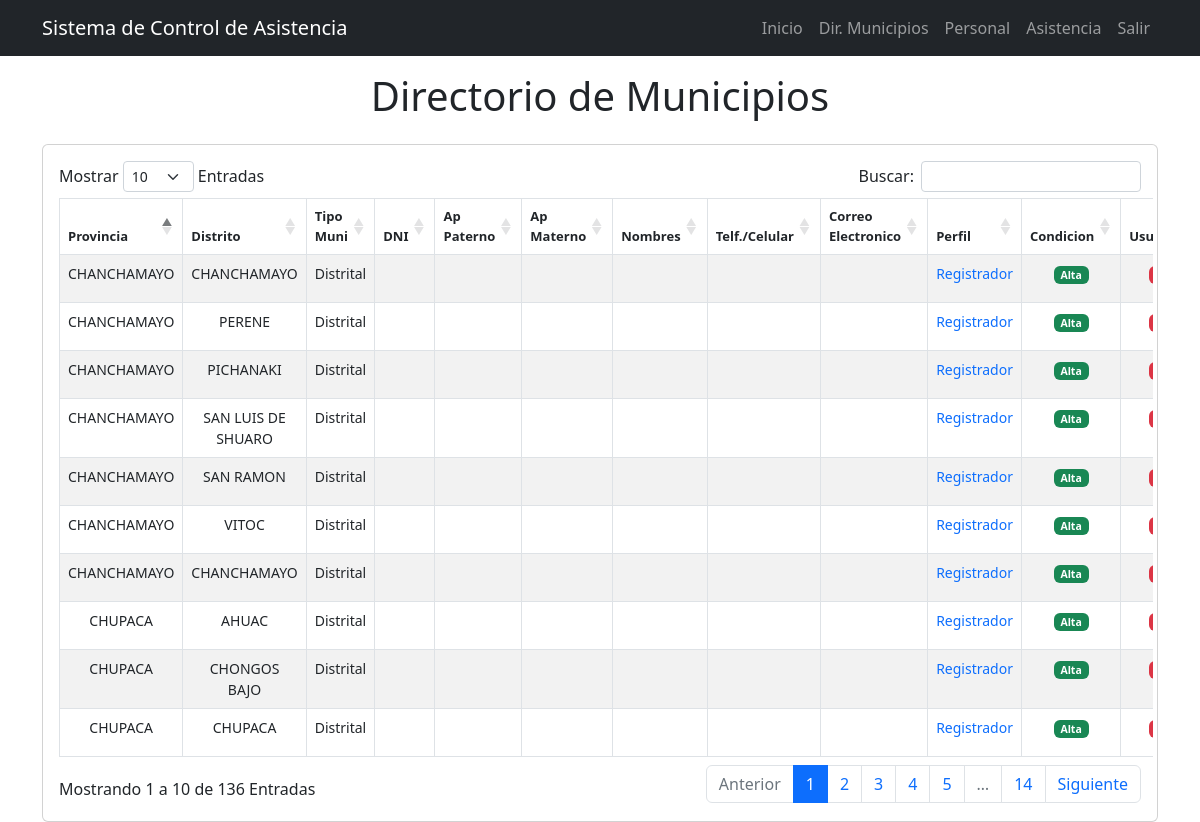
The app's page /filiacion/ (signed in) with its own data.
### filiacion/models.py (models this page shows, shortened)
class Filiacion(models.Model):
    TIPO_MUNICIPALIDAD = [
                ('Provincial', 'Provincial'),
                ('Distrital', 'Distrital'),
            ]
    PERFIL = [
                ('Administrador', 'Administrador'),
                ('Registrador', 'Registrador'),
            ]
    CONDICION = [
                    ('Alta', 'Alta'),
                    ('Baja', 'Baja'),
                ]
    CUENTA_USUARIO = [
                    ('Si', 'Si'),
                    ('No', 'No'),
                    ('Espera respuesta MINSA', 'Espera respuesta MINSA'),
                ]
    provincia = models.CharField(max_length=100,null=True, blank=True)
    distrito = models.CharField(max_length=100,null=True, blank=True)
    tipo_municipalidad = models.CharField(choices=TIPO_MUNICIPALIDAD, max_length=100, null=True, blank=True)
    documento_identidad = models.CharField(max_length=100,null=True, blank=True)
    apellido_paterno = models.CharField(max_length=100,null=True, blank=True)
    apellido_materno = models.CharField(max_length=200,null=True, blank=True)
    nombres = models.CharField(max_length=200,null=True, blank=True)
    telefono = models.CharField(max_length=200,null=True, blank=True)
    correo_electronico = models.CharField(max_length=200,null=True, blank=True)
    perfil = models.CharField(choices=PERFIL,max_length=100,null=True, blank=True)
    condicion = models.CharField(choices=CONDICION,max_length=100,null=True, blank=True)
    cuenta_usuario = models.CharField(choices=CUENTA_USUARIO,max_length=100,null=True, blank=True)
    contraseña_usuario = models.CharField(max_length=100,null=True, blank=True)
    req_formato = models.FileField(upload_to="filiacion/formato/",null=True, blank=True)
    dateTimeOfUpload_req_formato = models.DateTimeField(auto_now = True,null=True, blank=True)
    req_generales_excel = models.FileField(upload_to="filiacion/excel/",null=True, blank=True)
    dateTimeOfUpload_generales_excel = models.DateTimeField(auto_now = True,null=True, blank=True)

### filiacion/views.py (the view)
# urls.py: path('filiacion/', views.filiacion, name='filiacion'),
@login_required
def filiacion(request):
    filiaciones = Filiacion.objects.all()
    context = {
                'filiaciones': filiaciones,
                }
    return render(request, 'filiacion.html', context)

### filiacion/templates/filiacion.html (shortened to what this page needs)
{% extends 'base.html' %}
{% block content %}
<main class="container">
    <div class="display-1 text-center py-3">
      <h1>Directorio de Municipios</h1>
    </div>
  <section class="card card-body">
    <div class="row">
      <div class="table-responsive">
        <table id="table_padron_municipal" class="table table-bordered table-hover table-striped">
          <thead class="text-center" style="font-size: 13px;">
            <tr>
              <th>Provincia</th>
              <th>Distrito</th>
              <th>Tipo Muni</th>
              <th>DNI</th>
              <th>Ap Paterno</th>
              <th>Ap Materno</th>
              <th>Nombres</th>
              <th>Telf./Celular</th>
              <th>Correo Electronico</th>
              <th>Perfil</th>
              <th>Condicion</th>
              <th>Usuario</th>
            </tr>
          </thead>
          <tbody class="text-center" style="font-size: 14px;" >
              {% for filiacion in filiaciones %}
              <tr>
                <td>{{ filiacion.provincia }}</td>
                <td>{{ filiacion.distrito }}</td>
                <td>{{ filiacion.tipo_municipalidad }}</td>
                <td class="text-primary">{{ filiacion.documento_identidad }}</td>
                <td class="text-primary">{{ filiacion.apellido_paterno }}</td>
                <td class="text-primary">{{ filiacion.apellido_materno }}</td>
                <td class="text-primary">{{ filiacion.nombres }}</td>
                <td class="text-primary">{{ filiacion.telefono }}</td>
                <td class="text-primary">{{ filiacion.correo_electronico }}</td>
                <td class="text-primary">{{ filiacion.perfil }}</td>
                {% if filiacion.condicion == "Alta" %}
                <td>
                  <span class="badge bg-success">{{ filiacion.condicion }}</span>
                </td>
                {% else %}
                <td>
                  <span class="badge bg-danger">{{ filiacion.condicion }}</span>
                </td>
                {% endif %}
                {% if filiacion.cuenta_usuario == "Si" %}
                <td>
                  <span class="badge bg-success">{{ filiacion.cuenta_usuario }}</span>
                </td>
                {% else %}
                <td>
                  <span class="badge bg-danger">{{ filiacion.cuenta_usuario }}</span>
                </td>
                {% endif %}
              </tr>
            {% endfor %}
          </tbody>
        </table>
      </div>
    </div>
  </section>
</main>
{% endblock %}

### filiacion/templates/base.html (shortened to what this page needs)
{% load static %}
<!DOCTYPE html>
<html lang="es">
  <head>
    <link rel="stylesheet" href="https://cdn.jsdelivr.net/npm/bootstrap@5.2.0/dist/css/bootstrap.min.css">
    <link rel="stylesheet" href="{% static 'css/dataTables.bootstrap5.min.css' %}">
    <link rel="stylesheet" href="https://cdnjs.cloudflare.com/ajax/libs/font-awesome/5.15.1/css/all.min.css" />
  </head>
  <body>
    {% include '_navbar.html' %}
    {% block content %}
    {% endblock %}
  </body>
</html>

### filiacion/templates/_navbar.html (shortened to what this page needs)
<nav class="navbar navbar-expand-lg navbar-dark bg-dark">
  <div class="container">
    <a class="navbar-brand" href="/">Sistema de Control de Asistencia</a>
    <div class="collapse navbar-collapse" id="navbarNav">
      <ul class="navbar-nav ms-auto">
        <li class="nav-item">
          <a href="/" class="nav-link">Inicio</a>
        </li>
        {% if user.is_authenticated %}
          <li class="nav-item">
            <a href="/filiacion" class="nav-link">Dir. Municipios</a>
          </li>
          <li class="nav-item">
            <a href="/filiacion" class="nav-link">Personal</a>
          </li>
          <li class="nav-item">
            <a href="#" class="nav-link">Asistencia</a>
          </li>
          <li class="nav-item">
            <a href="/logout" class="nav-link">Salir</a>
          </li>
        {% else %}
          <li class="nav-item">
            <a href="/signin" class="nav-link" >Ingresar</a>
          </li>
        {% endif %}
      </ul>
    </div>
  </div>
</nav>

### records on screen
Filiacion: provincia "CHANCHAMAYO", distrito "CHANCHAMAYO", tipo_municipalidad "Distrital", perfil "Registrador", condicion "Alta"
Filiacion: provincia "CHANCHAMAYO", distrito "PERENE", tipo_municipalidad "Distrital", perfil "Registrador", condicion "Alta"
Filiacion: provincia "CHANCHAMAYO", distrito "PICHANAKI", tipo_municipalidad "Distrital", perfil "Registrador", condicion "Alta"
Filiacion: provincia "CHANCHAMAYO", distrito "SAN LUIS DE SHUARO", tipo_municipalidad "Distrital", perfil "Registrador", condicion "Alta"
Filiacion: provincia "CHANCHAMAYO", distrito "SAN RAMON", tipo_municipalidad "Distrital", perfil "Registrador", condicion "Alta"
Filiacion: provincia "CHANCHAMAYO", distrito "VITOC", tipo_municipalidad "Distrital", perfil "Registrador", condicion "Alta"
Filiacion: provincia "CHUPACA", distrito "AHUAC", tipo_municipalidad "Distrital", perfil "Registrador", condicion "Alta"
Filiacion: provincia "CHUPACA", distrito "CHONGOS BAJO", tipo_municipalidad "Distrital", perfil "Registrador", condicion "Alta"
Filiacion: provincia "CHUPACA", distrito "CHUPACA", tipo_municipalidad "Distrital", perfil "Registrador", condicion "Alta"
Filiacion: provincia "CHANCHAMAYO", distrito "CHANCHAMAYO", tipo_municipalidad "Distrital", perfil "Registrador", condicion "Alta"
